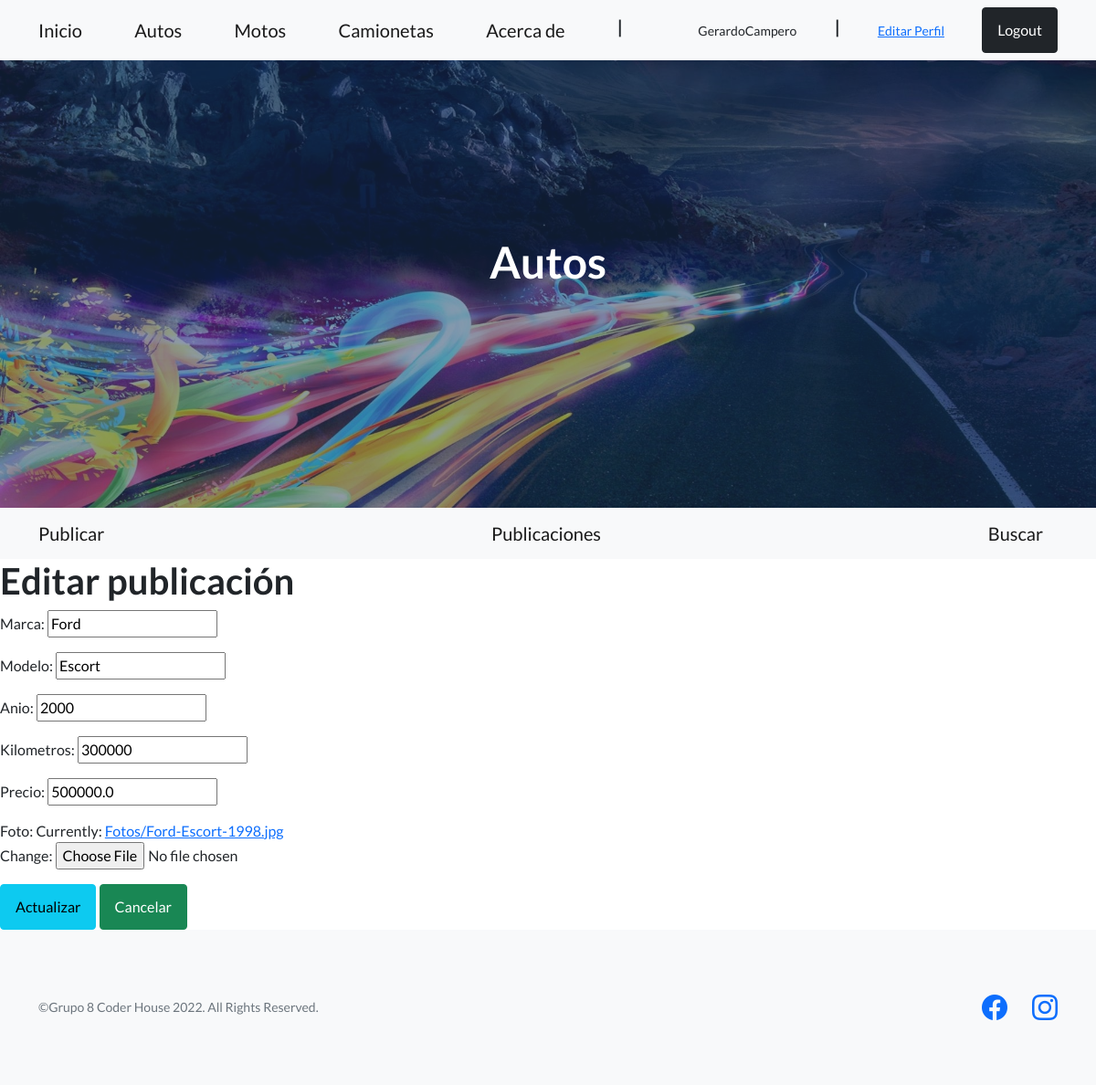
/autos/editar/13 (signed in), run on the app's committed database.
### AppAutos/models.py (models this page shows, shortened)
class CrearAnuncioDB(models.Model):
    marca = models.CharField(max_length=100)
    modelo = models.CharField(max_length=100)
    anio = models.IntegerField()
    kilometros = models.IntegerField()
    precio = models.FloatField()
    foto = models.ImageField(upload_to="Fotos")

### AppAutos/views.py (the view)
# urls.py: path('editar/<pk>', AutoUpdateView.as_view(), name='editar'),
class AutoUpdateView(LoginRequiredMixin, UpdateView):
    model = CrearAnuncioDB
    success_url = reverse_lazy("listado")
    fields = "__all__"

### AppAutos/templates/AppAutos/CrearAnuncioDB_form.html (shortened to what this page needs)
{% extends 'AppAutos/index.html' %}
{% block contenido %}
<h1>Editar publicación</h1>
<form method="post">
    {{form.as_p}}
    <input class="btn btn-info btn-icon-split" type="submit"  value="Actualizar">
    <button href="{% url 'listado' %}" class="btn btn-success">Cancelar</button>
</form>
{% endblock %}

### AppAutos/templates/AppAutos/index.html (shortened to what this page needs)
<!DOCTYPE html>
<html lang="en">
    <head>
        {% load static %}
        <link href="https://cdn.jsdelivr.net/npm/bootstrap-icons@1.5.0/font/bootstrap-icons.css" rel="stylesheet" type="text/css" />
        <link href="{% static 'AppAutos/css/styles.css' %}" rel="stylesheet" />
    </head>
    <body>
        <nav class="navbar navbar-light bg-light static-top">
            <div class="container">
                <a class="navbar-brand" href="{% url 'inicio' %}">Inicio</a>
                <a class="navbar-brand" href= "{% url 'autos' %}" >Autos</a>
                <a class="navbar-brand" href="{% url 'motos-inicio' %}">Motos</a>
                <a class="navbar-brand" href="{% url 'camionetas-inicio' %} ">Camionetas</a>
                <a class="navbar-brand" href="{% url 'about' %}">Acerca de</a>
                {% if request.user.is_authenticated %}
                    <h5>|</h5>
                    <p class="small tex-muted mb-04 mb-lg-0">{{request.user.username}}</p>
                    <h5>|</h5>
                    <a class="small tex-muted mb-04 mb-lg-0" href="{% url 'edit' %}">Editar Perfil</a>
                    <a class="btn btn-dark" href="{% url 'logout' %}">Logout</a>
                {% else %}
                    <a class="btn btn-dark" href="{% url 'login' %}">Login</a>
                {% endif %}
            </div>
        </nav>
        <header class="masthead">
            <div class="container position-relative">
                <div class="row justify-content-center">
                    <div class="col-xl-6">
                        <div class="text-center text-white">
                            <h1 class="mb-5">Autos</h1>
                        </div>
                    </div>
                </div>
            </div>
        </header>
        <nav class="navbar navbar-light bg-light static-top">
            <div class="container">
                <a class="navbar-brand" href="{% url 'publicar' %} ">Publicar</a>
                <a class="navbar-brand" href="{% url 'listado' %} ">Publicaciones</a>
                <a class="navbar-brand" href="{% url 'buscar' %} ">Buscar</a>
            </div>
        </nav>
        {% block contenido %}
        {% endblock %}
        <footer class="footer bg-light">
            <div class="container">
                <div class="row">
                    <div class="col-lg-6 h-100 text-center text-lg-start my-auto">
                        <p class="text-muted small mb-4 mb-lg-0">&copy;Grupo 8 Coder House 2022. All Rights Reserved.</p>
                    </div>
                    <div class="col-lg-6 h-100 text-center text-lg-end my-auto">
                        <ul class="list-inline mb-0">
                            <li class="list-inline-item me-4">
                                <a href="https://www.facebook.com/gera.yeah/"><i class="bi-facebook fs-3"></i></a>
                            </li>
                            <li class="list-inline-item">
                                <a href="https://www.instagram.com/gebardo.yeah/"><i class="bi-instagram fs-3"></i></a>
                            </li>
                        </ul>
                    </div>
                </div>
            </div>
        </footer>
    </body>
</html>

### data on the page
CrearAnuncioDB: marca "Ford", modelo "Escort", anio "2000", kilometros "300000", precio "500000.0"

### other printed values
{{ request.user.username }} "GerardoCampero"
